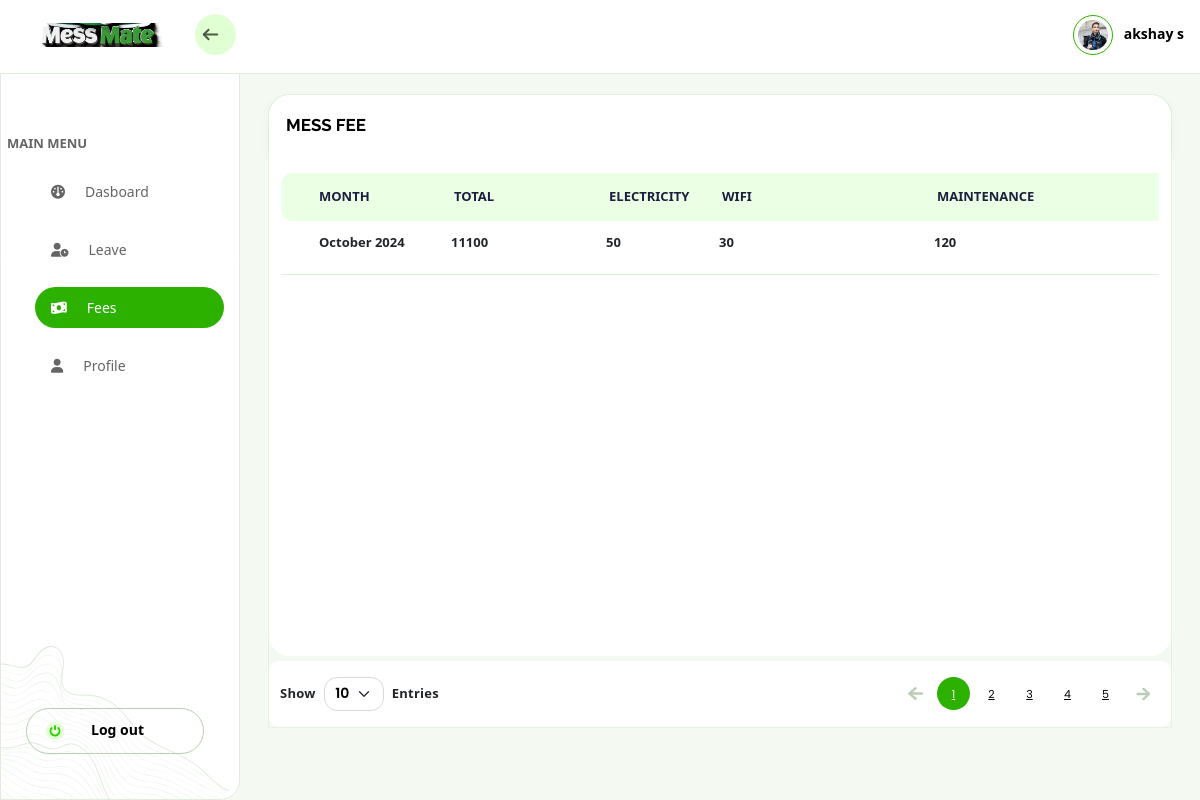
Screenshot of /student/list_bills/ (signed in) with the database file from the repository.
### mess_app/models.py (models this page shows, shortened)
class CustomUser(AbstractUser):
       GENDER_CHOICES = [
        ('M', 'Male'),
        ('F', 'Female'),
    ]
       COURSE_CHOICES = [
        ('CSE', 'B.Tech(Computer Science Engineering) '),
        ('EC', 'B.Tech(Electronics & Communication Engineering)'),
        ('EEE', 'B.Tech(Electrical & Electronics Engineering)'),
        ('CHE', 'Diploma in Computer Hardware Engineering'),
        ('EL', 'Diploma in Electronics Engineering'),
        ('DEEE', 'Diploma in Electrical & Electronics Engineering'),
        ('MCA', 'MCA'),
    ]
       email = models.EmailField(unique=True)
       dob=models.DateField(blank=False, null=True)
       gender=models.CharField(max_length=1, choices=GENDER_CHOICES,blank=False, null=True)
       address=models.TextField(blank=False, null=True)
       course = models.CharField(max_length=4, choices=COURSE_CHOICES,blank=False, null=True)
       reg_no=models.CharField(max_length=15,unique=True,blank=False, null=True)
       sem=models.PositiveIntegerField(blank=False, null=True)
       start_year = models.IntegerField(blank=False,null=True)
       end_year = models.IntegerField(blank=False,null=True)
       ph_no=models.CharField(max_length=15,blank=False, null=True)
       guard_name=models.CharField(max_length=100,blank=False, null=True)
       guard_phn=models.CharField(max_length=15,blank=False, null=True)
       is_active = models.BooleanField(default=False)
       past_stud= models.BooleanField(default=False,blank=True,null=True)

### student/models.py (models this page shows, shortened)
class HostelBillDetail(models.Model):
    student = models.ForeignKey(CustomUser, on_delete=models.CASCADE)
    total_amount = models.DecimalField(max_digits=10, decimal_places=2)
    bill_details = models.TextField()
    generated_date = models.DateTimeField(auto_now_add=True)
    billing_month = models.DateField()
    electricity = models.IntegerField(null=True,blank=True)
    broadband = models.IntegerField(null=True,blank=True)
    maintenence =models.IntegerField(null=True,blank=True)
    total = models.IntegerField(null=True,blank=True)
    paid_amount = models.DecimalField(max_digits=10, decimal_places=2, default=0.00)  # Change to DecimalField for precision
    transactionID = models.TextField(blank=True, default='')  # Store multiple transaction IDs
    status = models.CharField(max_length=20, choices=[
        ('paid', 'Paid'),
        ('mark_as_paid', 'mark_as_paid'),
        ('partially_paid', 'partially_paid'),
        ('unpaid','unpaid')
    ], default='unpaid')  # Default status set to 'unpaid'
    due = models.DecimalField(max_digits=10, decimal_places=2, default=0.00)  # Amount due
    class Meta:
        ordering = ['-generated_date']

### student/views.py (the view)
# urls.py: path('list_bills/', views.list_bills, name='list_bills'),
@login_required  # Ensure the user is logged in
def list_bills(request):
    if request.user.is_staff:  # Admin users can see all bills
        bills = HostelBillDetail.objects.all()
        return render(request, 'generatedBills.html', {'bills': bills})
    else:  # Regular users can only see their own bills
        bills = HostelBillDetail.objects.filter(student=request.user)
        return render(request, 'student/fees.html', {'bills': bills})

### mess_app/context_processors.py (called while the page is built)
def admin_status(request):
    return {
        'profile': request.user,  # Adjust this logic if needed
    }

### templates/student/fees.html (shortened to what this page needs)
{% extends "navbar.html" %}
{% load static %}
{% block table %}
<div class="db-rt-outer">
    <div class="db-rt-cont-area">
        <div class="top-panel-wrp">
            <div class="title">MESS FEE</div>
        </div>
        <div class="common-table-wrp">
            <div class="table-responsive">
                <table class="table common-table-listing">
                    <thead>
                        <tr>
                            <th scope="col" class="client">MONTH</th>
                            <th scope="col" class="title">TOTAL</th>
                            <th scope="col" class="link">ELECTRICITY</th>
                            <th scope="col" class="phone">WIFI</th>
                            <th scope="col" class="mail">MAINTENANCE</th>
                            <th scope="col" class="mail">STATUS</th>
                          </tr>
                    </thead>
                    <tbody>
                        {% for bill in bills %}
                        <tr>
                            <td>{{ bill.billing_month|date:"F Y" }}</td>
                            <td>{{ bill.total }}</td>
                            <td>{{ bill.electricity }}</td>
                            <td>{{ bill.broadband }}</td>
                            <td>{{ bill.maintenence }}</td>
                            <td>{{ bill.status }}</td>
                            </tr>
                      {% endfor %}
                    </tbody>
                </table>
            </div>
        </div>
        <div class="pagination-wrp">
            <div class="sort">
                Show
                <select class="page-sort form-select" name="" id="">
                    <option value="">10</option>
                </select>
                Entries
            </div>
            <div class="page-navigate">
                <a href="#" class="arrow-nav prev"><img src="img/pagination-arrow.svg" alt=""></a>
                <a href="#" class="counts active">1</a>
                <a href="#" class="counts">2</a>
                <a href="#" class="counts">3</a>
                <a href="#" class="counts">4</a>
                <a href="#" class="counts">5</a>
                <a href="#" class="arrow-nav next"><img src="img/pagination-arrow.svg" alt=""></a>
            </div>
        </div>
    </div>
</div>
{% endblock %}

### templates/navbar.html (shortened to what this page needs)
{% extends "base.html" %}
{% load static %}
{% block style %}
<link rel="stylesheet" href="https://cdnjs.cloudflare.com/ajax/libs/font-awesome/6.0.0-beta3/css/all.min.css">
<link rel="stylesheet" href="{% static 'css/common.css' %}">
<link rel="stylesheet" href="{% static 'css/header-sidebar.css' %}">
<link rel="stylesheet" href="{% static 'css/common-table-listing.css' %}">
<link rel="stylesheet" href="{% static 'css/common-modal.css' %}">
{% endblock %}
{% block content %}
<div class="outer-main">
    <div class="left-side-nav" id="sidebar">
        <div class="main-nav" style='padding-right:15px;padding-left:6px;'>
            <div class="nav-title">
                MAIN MENU
            </div>
            {% if profile.is_superuser %}
            <ul class="menu-ul" style="padding-right: 15px;padding-left: 5px;">
                <li>
                    <a  href="{% url 'warden-dashboard' %}" class="nav-link">
                        <span class="nav-icon"><i class="fas fa-gauge"></i></span>
                        <span class="nav-txt">Dasboard</span>
                    </a>
                </li>
                <li class="nav-item">
                    <a  href="{% url 'active_students' %}" class="nav-link">
                        <span class="nav-icon"><i class="fas fa-user-graduate "></i></span>
                        <span class="nav-txt ">Students</span>
                    </a>
                </li>
            <li class="nav-item">
                <a href="{% url 'registered-students' %}" class="nav-link" aria-current="page">
                <span class="nav-icon"><i class="fas fa-user-check"></i></span>
                <span class="nav-txt fSize" >Registered Students</span>
                </a>
            </li>
            <li>
                <a href="{% url 'past_students' %}" class="nav-link" >
                    <span class="nav-icon"><i class="fas fa-user-times"></i></span>
                    <span class="nav-txt">Vacated Students</span>
                </a>
            </li>
            <li class="nav-item">
                <a href="{% url 'leave_applications' %}" class="nav-link" aria-current="page">
                <span class="nav-icon"><i class="fas fa-calendar-check"></i></span>
                <span class="nav-txt" >Student Leave</span>
                </a>
            </li>
            {% comment %} <li class="nav-item">
                <a href="{% url 'employee_list' %}" class="nav-link" aria-current="page">
                <span class="nav-icon"><i class="fas fa-user-tie"></i></span>
                <span class="nav-txt" >Employee</span>
                </a>
            </li>
            <li class="nav-item">
                <a href="{% url 'add_employee_leave' %}" class="nav-link" aria-current="page">
                <span class="nav-icon"><i class="fas fa-user-clock"></i></span>
                <span class="nav-txt" >Employee Leave</span>
                </a>
            </li> {% endcomment %}
            <li class="nav-item">
                <a href="{% url 'expenditure_list' %}" class="nav-link" aria-current="page">
                <span class="nav-icon"><i class="fas fa-file-invoice"></i></span>
                <span class="nav-txt" >Expenditure Details</span>
                </a>
            </li>
            <li class="nav-item">
                <a href="{% url 'hostel_bill_settings' %}" class="nav-link" aria-current="page">
                <span class="nav-icon"><i class="fas fa-sliders-h"></i></span>
                <span class="nav-txt fSize" >Hostel fee Settings</span>
                </a>
            </li>
            <li>
                <a href="{% url 'list_bills' %}" class="nav-link" >
                    <span class="nav-icon"><i class="fas fa-money-bill-wave"></i></span>
                    <span class="nav-txt">Mess Fee</span>
                </a>
            </li>
            </ul>
            {% else %}
            <ul class="menu-ul">
                <li>
                    <a  href="{% url 'student-dashboard' %}" class="nav-link">
                        <span class="nav-icon"><i class="fas fa-gauge"></i></span>
                        <span class="nav-txt">Dasboard</span>
                    </a>
                </li>
            <li class="nav-item">
                <a href="{% url 'leave_applications' %}" class="nav-link" aria-current="page">
                <span class="nav-icon"><i class="fas fa-user-clock"></i></span>
                <span class="nav-txt" >Leave</span>
                </a>
            </li>
            <li>
                <a href="{% url 'list_bills' %}" class="nav-link" >
                    <span class="nav-icon"><i class="fas fa-money-bill-wave"></i></span>
                    <span class="nav-txt">Fees</span>
                </a>
            </li>
            <li>
                <a href="{% url 'profile' %}" class="nav-link" >
                    <span class="nav-icon"><i class="fas fa-user"></i></span>
                    <span class="nav-txt">Profile</span>
                </a>
            </li>
            </ul>
            {% endif %}
        </div>
        <div class="log-action-blk" style="margin-top: 7px;">
          <a href="{% url 'logout' %}" class="log-wrp">
            <span class="log-icon"><img src="{% static 'img/logout-icon-dash.svg' %}" alt=""></span>
            <span class="log-status">Log out</span>
          </a>
        </div>
    </div>
    <div class="right-panel" id="rightPanel">
        <div class="top-nav">
            <div class="inner-wrp">
                <div class="left-sec">
                    <a href="/" class="navbar-brand">
                        <img src="{% static 'img/mess.png' %}" style="height: 24px;max-width: unset;width: 150px;" alt="">
                    </a>
                    <span class="navigation-icon toggle">
                        <img src="{% static 'img/arrow-left-side-nav.svg' %}" style="margin-left: 5px;margin-right:15px" alt="">
                    </span>
                </div>
                <div class="profile-info-rt">
                    <div class="prof-img-wrp">
                        <img src="{% static 'img/profile-user-img.png' %}" alt="User Image" class="prof-img">
                    </div>
                    <div class="prf-dtl">
                        <span class="prof-name">{{profile.first_name}} {{profile.last_name}}</span>
                    </div>
                </div>
            </div>
        </div>
        {% block table %}{% endblock %}
    </div>
</div>
{% endblock %}

### static/css/common.css (style rules this page uses)
:root { --colorPrimary: #34CA00;--colorPrHover: #2cb100;--colorPrLight: #CCFFBB;--colorSecondary: #C3DEB9;--colorSecLight: #CEFFBD;--selectedBG: #E5FFDC;--txtColor: #000000;--txtLight: #4A5B44;--btnSecColor: #264919;--borderLight: #CCDFC5;--db-outr-brdr: #E6F1E2;--bgWhite: #fff;--dbRtBg: #F4F9F2;--titleWrpBoxShadow:#0000000A;--eclipseBorder: #DFEFD9;--txtWhite: #fff;--tableHeaderBg: #EBFFE4;--tableThTxt: #1D1E40;--tableRowBorder: #DFEFD9;--selectBorder:#D9D9D9;--formLabelColor: #4A5A44;--planCardBorder: #E1F0DB;--sideNavTxt:#656565;--logoutBorder:#B9CEB2;--navBg:#E0FFD3;--hdrBorder:#E2ECDD;--cardBorder: #74DD4F;--pricingCardHead: #E3FFD980;--btnLight: #E4F9DD;--accordianBorder: #ACFC90;--txtWhite: #fff;--cancelSub:#EFA4A4;--redHover:#c81010;--uploadBg: #F5FFF2;--expired:#FF6A6A;--used:#FFC43A;--copyBorder: #D2E9C9;--imgBoxShadow: #2D392926;--formBorder: #AEE59B;--tabShadow: #34CA0026 }
html,body { padding:0;margin:0 }
img { max-width:100% }
a { text-decoration:none }
ul,ol { padding:0;margin-top:0;margin-bottom:0;list-style:none }
body,html { font-family:"Raleway",sans-serif;font-size:14px;font-weight:400 }

### static/css/common-modal.css (style rules this page uses)
:root { --colorPrimary: #34CA00;--colorPrHover: #2cb100;--colorPrLight: #CCFFBB;--colorSecondary: #C3DEB9;--colorSecLight: #CEFFBD;--selectedBG: #E5FFDC;--txtColor: #000000;--txtLight: #4A5B44;--btnSecColor: #264919;--borderLight: #CCDFC5;--db-outr-brdr: #E6F1E2;--bgWhite: #fff;--dbRtBg: #F4F9F2;--titleWrpBoxShadow:#0000000A;--eclipseBorder: #DFEFD9;--txtWhite: #fff;--tableHeaderBg: #EBFFE4;--tableThTxt: #1D1E40;--tableRowBorder: #DFEFD9;--selectBorder:#D9D9D9;--formLabelColor: #4A5A44;--planCardBorder: #E1F0DB;--sideNavTxt:#656565;--logoutBorder:#B9CEB2;--navBg:#E0FFD3;--hdrBorder:#E2ECDD;--cardBorder: #74DD4F;--pricingCardHead: #E3FFD980;--btnLight: #E4F9DD;--accordianBorder: #ACFC90;--txtWhite: #fff;--cancelSub:#EFA4A4;--redHover:#c81010;--uploadBg: #F5FFF2;--expired:#FF6A6A;--used:#FFC43A;--copyBorder: #D2E9C9;--imgBoxShadow: #2D392926;--formBorder: #AEE59B;--tabShadow: #34CA0026 }
html,body { padding:0;margin:0 }
img { max-width:100% }
a { text-decoration:none }
ul,ol { padding:0;margin-top:0;margin-bottom:0;list-style:none }

### templates/base.html (style rules this page uses)
body { background-color: #f8f9fa; }

### rows the page displays
CustomUser: first_name "akshay", last_name "s"
HostelBillDetail: billing_month "October 2024", total "11100", electricity "50", broadband "30", maintenence "120"
